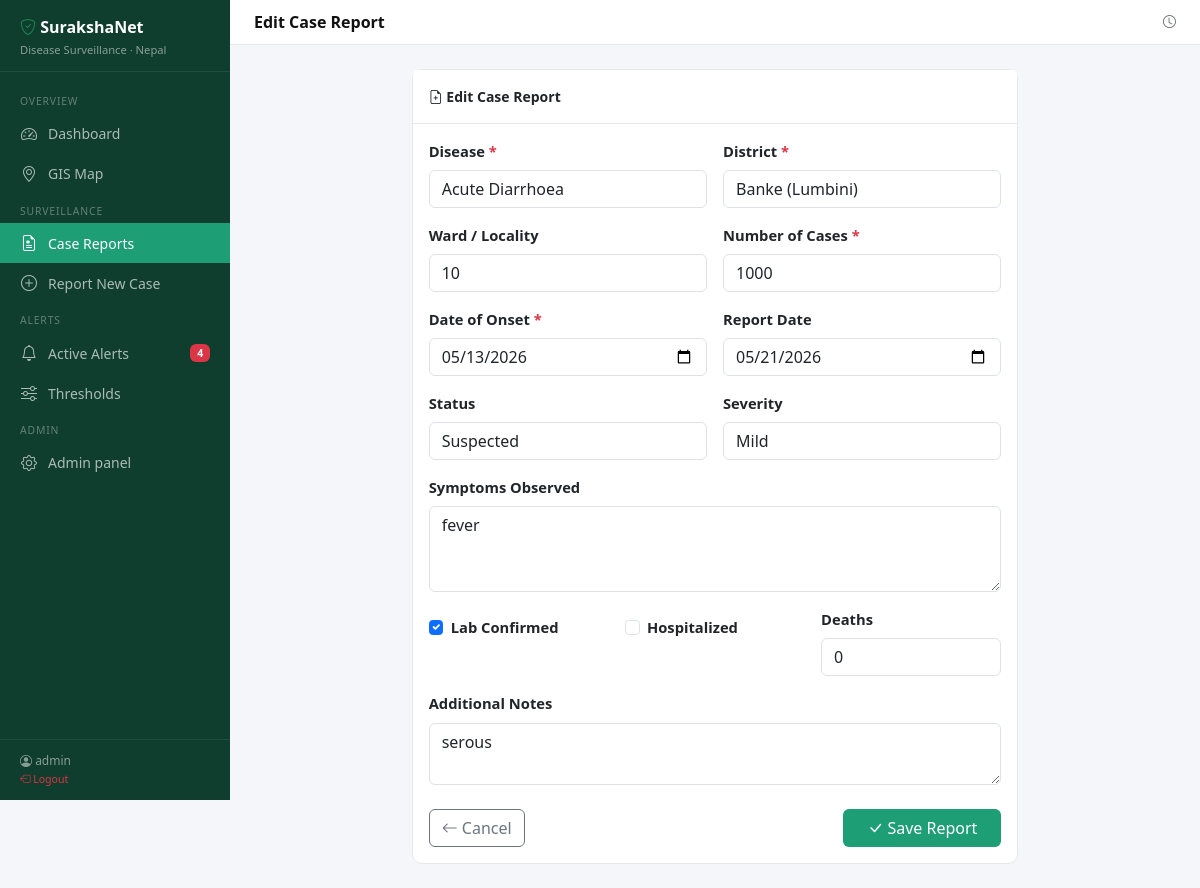
The page /cases/78/edit/ (signed in) on the database its author committed.
### surveillance/models.py (models this page shows, shortened)
class CaseReport(models.Model):
    STATUS_CHOICES = [
        ('suspected', 'Suspected'),
        ('confirmed', 'Confirmed'),
        ('negative', 'Negative'),
        ('recovered', 'Recovered'),
        ('deceased', 'Deceased'),
    ]
    SEVERITY_CHOICES = [
        ('mild', 'Mild'),
        ('moderate', 'Moderate'),
        ('severe', 'Severe'),
        ('critical', 'Critical'),
    ]
    disease = models.ForeignKey(Disease, on_delete=models.CASCADE, related_name='cases')
    district = models.ForeignKey(District, on_delete=models.CASCADE, related_name='cases')
    reported_by = models.ForeignKey(User, on_delete=models.SET_NULL, null=True, related_name='reported_cases')
    case_count = models.PositiveIntegerField(default=1)
    onset_date = models.DateField()
    report_date = models.DateField(default=timezone.now)
    status = models.CharField(max_length=15, choices=STATUS_CHOICES, default='suspected')
    severity = models.CharField(max_length=10, choices=SEVERITY_CHOICES, default='mild')
    ward = models.CharField(max_length=100, blank=True)
    symptoms = models.TextField(blank=True)
    lab_confirmed = models.BooleanField(default=False)
    hospitalized = models.BooleanField(default=False)
    deaths = models.PositiveIntegerField(default=0)
    notes = models.TextField(blank=True)
    created_at = models.DateTimeField(auto_now_add=True)
    updated_at = models.DateTimeField(auto_now=True)
    class Meta:
        ordering = ['-report_date', '-created_at']

### surveillance/views.py (the view)
# urls.py: path('cases/<int:pk>/edit/', views.case_edit, name='case_edit'),
@login_required
def case_edit(request, pk):
    case = get_object_or_404(CaseReport, pk=pk)
    if request.method == 'POST':
        form = CaseReportForm(request.POST, instance=case)
        if form.is_valid():
            form.save()
            messages.success(request, "Case report updated.")
            return redirect('case_list')
    else:
        form = CaseReportForm(instance=case)
    return render(request, 'surveillance/case_form.html', {'form': form, 'title': 'Edit Case Report', 'case': case})

### surveillance/forms.py
class CaseReportForm(forms.ModelForm):
    class Meta:
        model = CaseReport
        fields = [
            'disease', 'district', 'ward', 'case_count',
            'onset_date', 'report_date', 'status', 'severity',
            'symptoms', 'lab_confirmed', 'hospitalized', 'deaths', 'notes'
        ]
        widgets = {
            'onset_date': forms.DateInput(attrs={'type': 'date'}),
            'report_date': forms.DateInput(attrs={'type': 'date'}),
            'symptoms': forms.Textarea(attrs={'rows': 3}),
            'notes': forms.Textarea(attrs={'rows': 2}),
        }
    def __init__(self, *args, **kwargs):
        super().__init__(*args, **kwargs)
        for field in self.fields.values():
            field.widget.attrs.setdefault('class', 'form-control')
        for f in ['lab_confirmed', 'hospitalized']:
            self.fields[f].widget.attrs['class'] = 'form-check-input'
        self.fields['report_date'].initial = timezone.now().date()

### surveillance/context_processors.py (called while the page is built)
def alert_count(request):
    if request.user.is_authenticated:
        count = Alert.objects.filter(status='active').count()
        return {'active_alert_count': count}
    return {'active_alert_count': 0}

### surveillance/models.py (called while the page is built)
    def __str__(self):
        return f"{self.name} ({self.province.name})"

    def __str__(self):
        return self.name

### surveillance/templates/surveillance/case_form.html (shortened to what this page needs)
{% extends "surveillance/base.html" %}
{% block page_title %}{{ title }}{% endblock %}
{% block content %}
<div class="row justify-content-center">
  <div class="col-lg-8">
    <div class="card">
      <div class="card-header py-3">
        <i class="bi bi-file-earmark-plus"></i> {{ title }}
      </div>
      <div class="card-body">
        <form method="post" novalidate>
          <div class="row g-3">
            <div class="col-md-6">
              <label class="form-label fw-semibold">Disease <span class="text-danger">*</span></label>
              {{ form.disease }}
            </div>
            <div class="col-md-6">
              <label class="form-label fw-semibold">District <span class="text-danger">*</span></label>
              {{ form.district }}
            </div>
            <div class="col-md-6">
              <label class="form-label fw-semibold">Ward / Locality</label>
              {{ form.ward }}
            </div>
            <div class="col-md-6">
              <label class="form-label fw-semibold">Number of Cases <span class="text-danger">*</span></label>
              {{ form.case_count }}
            </div>
            <div class="col-md-6">
              <label class="form-label fw-semibold">Date of Onset <span class="text-danger">*</span></label>
              {{ form.onset_date }}
            </div>
            <div class="col-md-6">
              <label class="form-label fw-semibold">Report Date</label>
              {{ form.report_date }}
            </div>
            <div class="col-md-6">
              <label class="form-label fw-semibold">Status</label>
              {{ form.status }}
            </div>
            <div class="col-md-6">
              <label class="form-label fw-semibold">Severity</label>
              {{ form.severity }}
            </div>
            <div class="col-12">
              <label class="form-label fw-semibold">Symptoms Observed</label>
              {{ form.symptoms }}
            </div>
            <div class="col-md-4">
              <div class="form-check mt-2">
                {{ form.lab_confirmed }}
                <label class="form-check-label fw-semibold" for="{{ form.lab_confirmed.id_for_label }}">
                  Lab Confirmed
                </label>
              </div>
            </div>
            <div class="col-md-4">
              <div class="form-check mt-2">
                {{ form.hospitalized }}
                <label class="form-check-label fw-semibold" for="{{ form.hospitalized.id_for_label }}">
                  Hospitalized
                </label>
              </div>
            </div>
            <div class="col-md-4">
              <label class="form-label fw-semibold">Deaths</label>
              {{ form.deaths }}
            </div>
            <div class="col-12">
              <label class="form-label fw-semibold">Additional Notes</label>
              {{ form.notes }}
            </div>
          </div>
          <div class="d-flex justify-content-between mt-4">
            <a href="{% url 'case_list' %}" class="btn btn-outline-secondary">
              <i class="bi bi-arrow-left"></i> Cancel
            </a>
            <button type="submit" class="btn btn-brand px-4">
              <i class="bi bi-check-lg"></i> Save Report
            </button>
          </div>
        </form>
      </div>
    </div>
  </div>
</div>
{% endblock %}

### surveillance/templates/surveillance/base.html (shortened to what this page needs)
<!DOCTYPE html>
<html lang="en">
<head>
  <link href="https://cdn.jsdelivr.net/npm/bootstrap@5.3.2/dist/css/bootstrap.min.css" rel="stylesheet">
  <link href="https://cdn.jsdelivr.net/npm/bootstrap-icons@1.11.3/font/bootstrap-icons.min.css" rel="stylesheet">
  <link rel="stylesheet" href="https://unpkg.com/leaflet@1.9.4/dist/leaflet.css">
</head>
<body>
{% if user.is_authenticated %}
<nav id="sidebar">
  <div class="sidebar-brand">
    <h5><i class="bi bi-shield-check text-success"></i> SurakshaNet</h5>
    <small>Disease Surveillance · Nepal</small>
  </div>
  <div class="sidebar-nav">
    <div class="nav-section-label">Overview</div>
    <a href="{% url 'dashboard' %}" class="nav-link {% if request.resolver_match.url_name == 'dashboard' %}active{% endif %}">
      <i class="bi bi-speedometer2"></i> Dashboard
    </a>
    <a href="{% url 'map' %}" class="nav-link {% if request.resolver_match.url_name == 'map' %}active{% endif %}">
      <i class="bi bi-geo-alt"></i> GIS Map
    </a>
    <div class="nav-section-label">Surveillance</div>
    <a href="{% url 'case_list' %}" class="nav-link {% if 'case' in request.resolver_match.url_name %}active{% endif %}">
      <i class="bi bi-file-earmark-medical"></i> Case Reports
    </a>
    <a href="{% url 'case_create' %}" class="nav-link">
      <i class="bi bi-plus-circle"></i> Report New Case
    </a>
    <div class="nav-section-label">Alerts</div>
    <a href="{% url 'alert_list' %}" class="nav-link {% if 'alert' in request.resolver_match.url_name %}active{% endif %}">
      <i class="bi bi-bell"></i> Active Alerts
      {% with count=active_alert_count %}
        {% if count %}<span class="badge bg-danger ms-auto">{{ count }}</span>{% endif %}
      {% endwith %}
    </a>
    <a href="{% url 'threshold_list' %}" class="nav-link {% if 'threshold' in request.resolver_match.url_name %}active{% endif %}">
      <i class="bi bi-sliders"></i> Thresholds
    </a>
    <div class="nav-section-label">Admin</div>
    <a href="/admin/" class="nav-link"><i class="bi bi-gear"></i> Admin panel</a>
  </div>
  <div class="sidebar-footer">
    <i class="bi bi-person-circle"></i> {{ user.get_full_name|default:user.username }}<br>
    <a href="{% url 'logout' %}" class="text-danger text-decoration-none small">
      <i class="bi bi-box-arrow-left"></i> Logout
    </a>
  </div>
</nav>
<div id="main">
  <div class="topbar">
    <span class="topbar-title">{% block page_title %}Dashboard{% endblock %}</span>
    <div class="d-flex align-items-center gap-3">
      <span class="text-muted small"><i class="bi bi-clock"></i> {{ now|date:"D, d M Y" }}</span>
    </div>
  </div>
  <div class="page-body">
    {% block content %}{% endblock %}
  </div>
</div>
{% else %}
  {% block auth_content %}{% endblock %}
{% endif %}
</body>
</html>

### surveillance/templates/surveillance/base.html (style rules this page uses)
:root { --sidebar-width: 230px; --brand-green: #1D9E75; --brand-dark: #0f3d2e; --brand-red: #E24B4A; --brand-amber: #EF9F27; }
body { background: #f4f6f9; font-size: 0.92rem; }
#sidebar { position: fixed; top: 0; left: 0; height: 100vh; width: var(--sidebar-width); background: var(--brand-dark); display: flex; flex-direction: column; z-index: 1000; overflow-y: auto; }
.sidebar-brand { padding: 18px 20px 12px; border-bottom: 1px solid rgba(255,255,255,0.08); }
.sidebar-brand h5 { color: #fff; font-weight: 600; margin: 0; font-size: 1rem; }
.sidebar-brand small { color: rgba(255,255,255,0.5); font-size: 0.7rem; }
.sidebar-nav { padding: 12px 0; flex: 1; }
.nav-section-label { font-size: 0.65rem; text-transform: uppercase; letter-spacing: .08em; color: rgba(255,255,255,0.35); padding: 10px 20px 4px; }
.sidebar-nav .nav-link { color: rgba(255,255,255,0.65); padding: 8px 20px; border-radius: 0; display: flex; align-items: center; gap: 10px; font-size: 0.875rem; transition: all 0.15s; }
.sidebar-nav .nav-link.active { color: #fff; background: var(--brand-green); }
.sidebar-nav .nav-link i { font-size: 1rem; width: 18px; text-align: center; }
.sidebar-footer { padding: 12px 20px; border-top: 1px solid rgba(255,255,255,0.08); color: rgba(255,255,255,0.5); font-size: 0.75rem; }
#main { margin-left: var(--sidebar-width); min-height: 100vh; }
.topbar { background: #fff; border-bottom: 1px solid #e5e7eb; padding: 10px 24px; display: flex; align-items: center; justify-content: space-between; position: sticky; top: 0; z-index: 100; }
.topbar-title { font-weight: 600; font-size: 1rem; color: #111; }
.page-body { padding: 24px; }
.card { border: 1px solid #e5e7eb; border-radius: 10px; }
.card-header { background: #fff; border-bottom: 1px solid #e5e7eb; font-weight: 600; font-size: 0.875rem; }
.btn-brand { background: var(--brand-green); color: #fff; border: none; }

### rows shown on the page
CaseReport: disease "Acute Diarrhoea", district "Banke (Lumbini)", ward "10", case_count "1000", onset_date "05/13/2026", report_date "05/21/2026", status "Suspected", severity "Mild", symptoms "fever", lab_confirmed "☑", deaths "0", notes "serous"

### other values the page prints
{{ count }} "4"
{{ user.get_full_name|default:user.username }} "admin"
{{ title }} "Edit Case Report"
